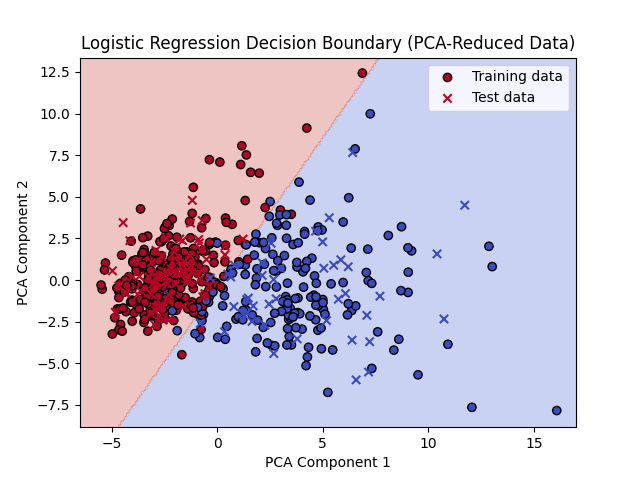

This chart was generated by the following Python code:
import pandas as pd
import numpy as np
from sklearn.datasets import load_breast_cancer
from sklearn.model_selection import train_test_split
from sklearn.linear_model import LogisticRegression
from sklearn.decomposition import PCA
from sklearn.preprocessing import StandardScaler
from sklearn.metrics import accuracy_score
import matplotlib.pyplot as plt

# Load dataset
cancer = load_breast_cancer()
X = pd.DataFrame(cancer.data, columns=cancer.feature_names)
y = cancer.target

# Split data
X_train, X_test, y_train, y_test = train_test_split(X, y, test_size=0.2, random_state=42)

# Standardize the features (important for PCA)
scaler = StandardScaler()
X_train_scaled = scaler.fit_transform(X_train)
X_test_scaled = scaler.transform(X_test)

# Apply PCA to reduce to 2 components
pca = PCA(n_components=2)
X_train_pca = pca.fit_transform(X_train_scaled)
X_test_pca = pca.transform(X_test_scaled)

# Train logistic regression on the 2D PCA-transformed data
clf = LogisticRegression(max_iter=10000, random_state=42)
clf.fit(X_train_pca, y_train)

# Predict and evaluate on test set
y_pred = clf.predict(X_test_pca)
print(f"Accuracy on PCA-transformed test set: {accuracy_score(y_test, y_pred):.4f}")

# Create a mesh grid for plotting decision boundary
x_min, x_max = X_train_pca[:, 0].min() - 1, X_train_pca[:, 0].max() + 1
y_min, y_max = X_train_pca[:, 1].min() - 1, X_train_pca[:, 1].max() + 1
xx, yy = np.meshgrid(np.arange(x_min, x_max, 0.1), np.arange(y_min, y_max, 0.1))

# Predict on mesh grid to plot decision boundary
Z = clf.predict(np.c_[xx.ravel(), yy.ravel()])
Z = Z.reshape(xx.shape)

# Plot decision boundary and data points
plt.contourf(xx, yy, Z, alpha=0.3, cmap='coolwarm')
plt.scatter(X_train_pca[:, 0], X_train_pca[:, 1], c=y_train, edgecolors='k', cmap='coolwarm', label='Training data')
plt.scatter(X_test_pca[:, 0], X_test_pca[:, 1], c=y_test, marker='x', cmap='coolwarm', label='Test data')
plt.xlabel('PCA Component 1')
plt.ylabel('PCA Component 2')
plt.title('Logistic Regression Decision Boundary (PCA-Reduced Data)')
plt.legend()
plt.savefig('Patient.png')
plt.show()
plt.close()